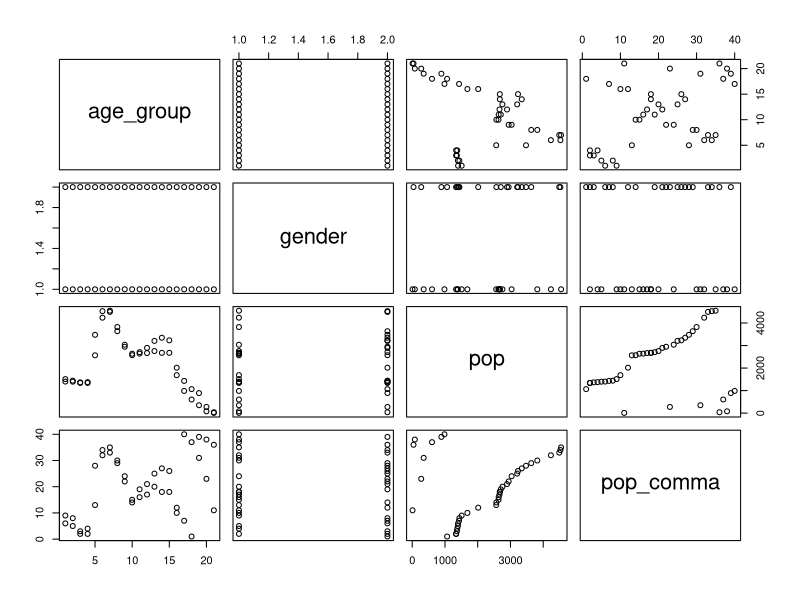
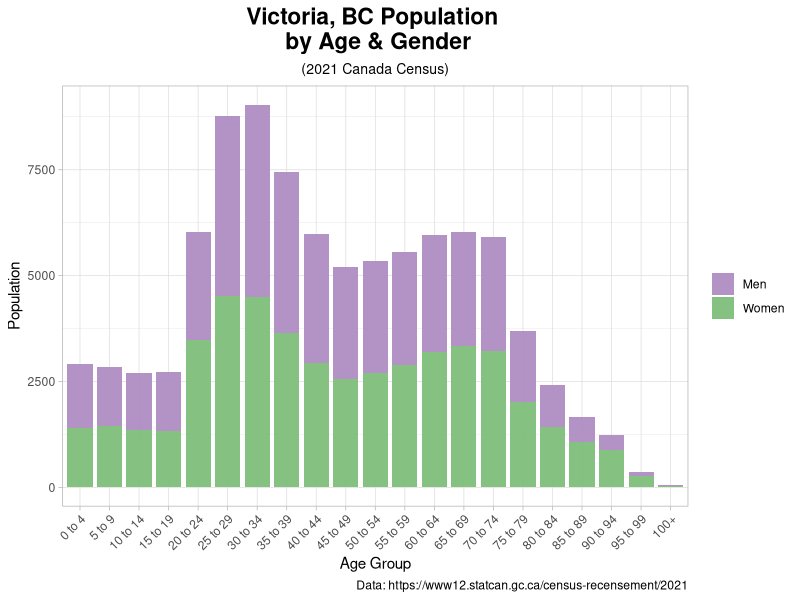
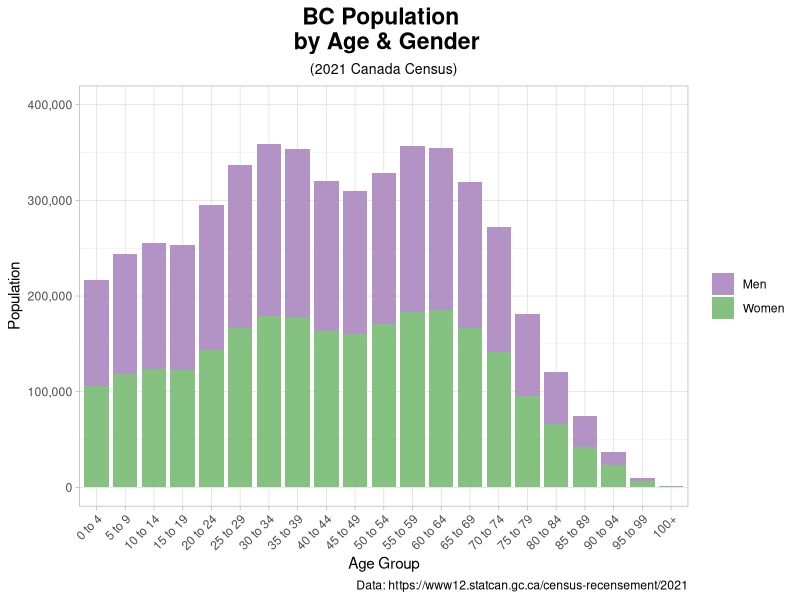
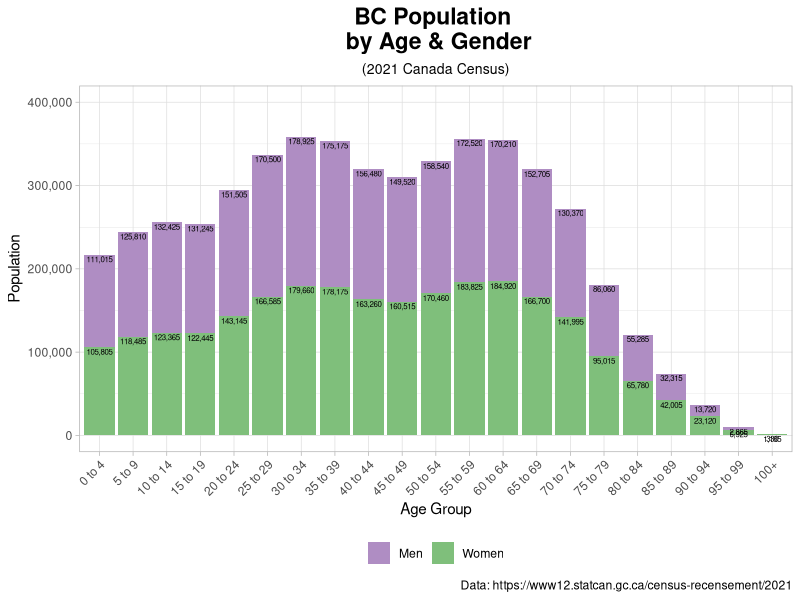
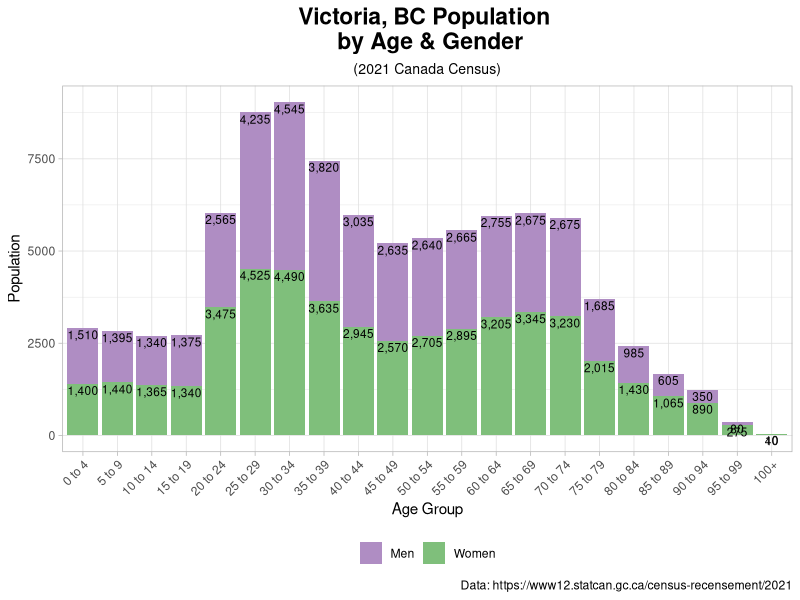
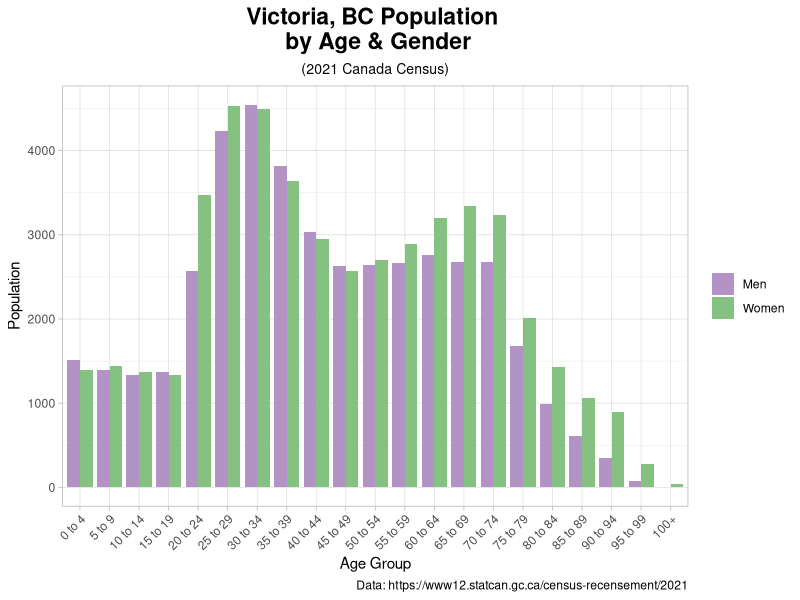
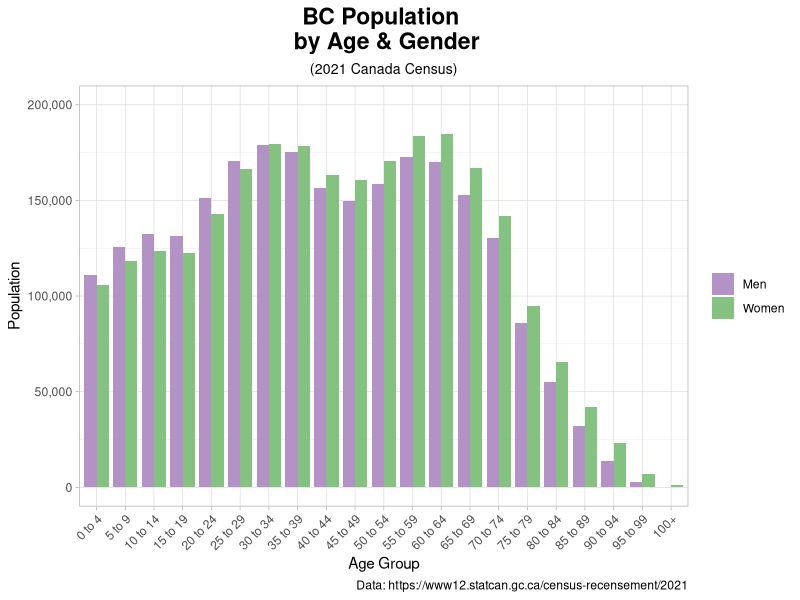
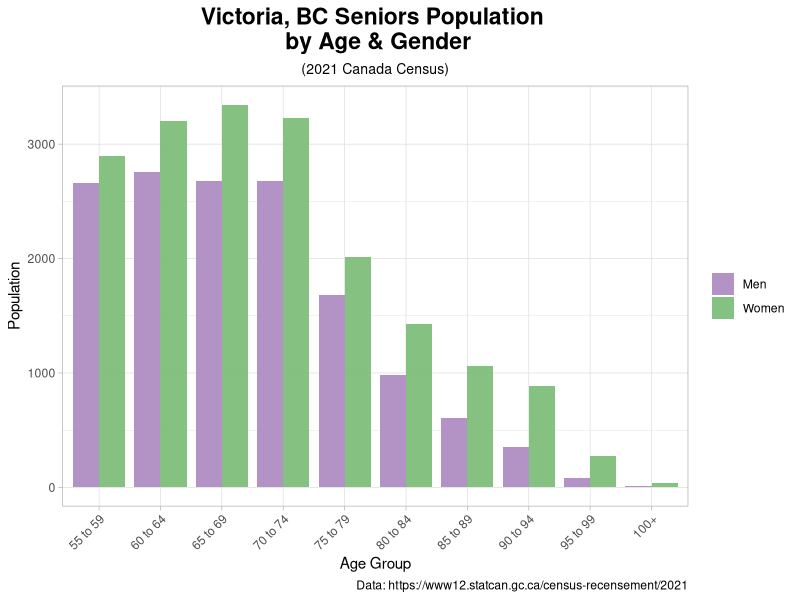

The R script that drew these images, in order:
## ---- chunk 1
knitr::opts_chunk$set(echo = TRUE)
## ---- chunk 2
# install.packages("")
library(tidyverse)
library(patchwork) # for muoltiple plots
## ---- chunk 3
Victoria_pop_age_gender_2021 <- read.csv("Pop-Age-Gender-Victoria-2021-Census-2021A00055917034_5.csv", 
                                         skip = 2, header = T)
BC_pop_2021 <- read.csv("BC-Pop-2021A000259_6.csv", 
                                         skip = 2, header = T)
Canada_senior_pop_2021 <- read.csv("Canada-Senior-pop-percentage-2021A000259_5.csv", 
                                         skip = 2, header = T)
## ---- chunk 4
Victoria_pop_age_gender_2021 <- head(Victoria_pop_age_gender_2021, -12)
BC_pop_2021 <- head(BC_pop_2021, -12)
Canada_senior_pop_2021 <- head(Canada_senior_pop_2021, -12)
## ---- chunk 5
class(Victoria_pop_age_gender_2021)
str(Victoria_pop_age_gender_2021)
colnames(Victoria_pop_age_gender_2021)
print(Victoria_pop_age_gender_2021)
glimpse(Victoria_pop_age_gender_2021)

class(BC_pop_2021)
str(BC_pop_2021)
colnames(BC_pop_2021)
print(BC_pop_2021)
glimpse(BC_pop_2021)
## ---- chunk 6
Victoria_pop_age_gender_2021[Victoria_pop_age_gender_2021 == "Women+"] <- "Women"
Victoria_pop_age_gender_2021[Victoria_pop_age_gender_2021 == "Men+"] <- "Men"

BC_pop_2021[BC_pop_2021 == "Women+"] <- "Women"
BC_pop_2021[BC_pop_2021 == "Men+"] <- "Men"
## ---- chunk 7
colnames(Victoria_pop_age_gender_2021) <- c("age_group", "gender", "pop")
colnames(BC_pop_2021) <- c("age_group", "gender", "pop")
## ---- chunk 8
Victoria_pop_age_gender_2021$age_group <- factor(Victoria_pop_age_gender_2021$age_group, 
      levels = str_sort(unique(Victoria_pop_age_gender_2021$age_group), numeric = TRUE))
str(Victoria_pop_age_gender_2021)

BC_pop_2021$age_group <- factor(BC_pop_2021$age_group, 
      levels = str_sort(unique(BC_pop_2021$age_group), numeric = TRUE))
str(BC_pop_2021)
## ---- chunk 9
Victoria_pop_age_gender_2021_seniors <- 
  Victoria_pop_age_gender_2021[Victoria_pop_age_gender_2021$age_group %in%
          c("55 to 59", "60 to 64", "65 to 69", "70 to 74", "75 to 79", 
            "80 to 84", "85 to 89", "90 to 94", "95 to 99", "100+"), ]

BC_pop_2021_seniors <- 
  BC_pop_2021[BC_pop_2021$age_group %in%
          c("55 to 59", "60 to 64", "65 to 69", "70 to 74", "75 to 79", 
            "80 to 84", "85 to 89", "90 to 94", "95 to 99", "100+"), ]
## ---- chunk 10
# this changes values of y axis,
 BC_pop_2021$pop_comma <- formatC(BC_pop_2021$pop, format = "d", big.mark = ",")
 BC_pop_2021_seniors$pop_comma <- formatC(BC_pop_2021_seniors$pop, format = "d", big.mark = ",")
 Victoria_pop_age_gender_2021$pop_comma <- formatC(Victoria_pop_age_gender_2021$pop, format = "d", big.mark = ",")
 Victoria_pop_age_gender_2021_seniors$pop_comma <- formatC(Victoria_pop_age_gender_2021_seniors$pop, format = "d", big.mark = ",")
## ---- chunk 11
Victoria_pop_age_gender_2021_wide <- Victoria_pop_age_gender_2021 %>%
  pivot_wider(names_from = gender, values_from = pop)
## ---- chunk 12
class(Victoria_pop_age_gender_2021_wide)
str(Victoria_pop_age_gender_2021_wide)
colnames(Victoria_pop_age_gender_2021_wide)
print(Victoria_pop_age_gender_2021_wide)
glimpse(Victoria_pop_age_gender_2021_wide)
## ---- chunk 13
Victoria_pop_age_gender_2021_wide$age_group <- factor(Victoria_pop_age_gender_2021_wide$age_group, 
  levels = str_sort(unique(Victoria_pop_age_gender_2021_wide$age_group), numeric = TRUE))
str(Victoria_pop_age_gender_2021_wide)
## ---- chunk 14
Victoria_pop_age_gender_2021_wide$index <- as.numeric(row.names(Victoria_pop_age_gender_2021_wide))
Victoria_pop_age_gender_2021_wide[order(Victoria_pop_age_gender_2021_wide$index), ]
## ---- chunk 15
plot(Victoria_pop_age_gender_2021)
## ---- chunk 16
# colour_palette <- c("#d8b365", "#5ab4ac") # Colour brewer color-blind safe
colour_palette <- c("#af8dc3", "#7fbf7b") # Colour brewer color-blind safe

Vic_1 <- Victoria_pop_age_gender_2021 %>%
  ggplot(aes(x = age_group, y = pop, fill = gender)) +
  geom_bar(stat = "identity", alpha = 0.95, width = 0.85)  + # width = 1 no space between bars
  theme_light() +
  theme(
    plot.title = element_text(size = rel(1.5), face = "bold", hjust = 0.5),
    plot.subtitle = element_text(size = rel(.92), hjust = 0.5),
    axis.text.x = element_text(angle = 45, hjust = 1),
    legend.title = element_blank()
    ) +
  scale_fill_manual(values = colour_palette) +
  labs(title = "Victoria, BC Population \n by Age & Gender",
       subtitle = "(2021 Canada Census)",
       x = "Age Group",
       y = "Population",
       caption = "Data: https://www12.statcan.gc.ca/census-recensement/2021")
Vic_1 
## ---- chunk 17
# colour_palette <- c("#d8b365", "#5ab4ac") # Colour brewer color-blind safe
colour_palette <- c("#af8dc3", "#7fbf7b") # Colour brewer color-blind safe

BC <- BC_pop_2021 %>%
  ggplot(aes(x = age_group, y = pop, fill = gender)) +
  geom_bar(stat = "identity", alpha = 0.95, width = 0.85)  + # width = 1 no space between bars
  theme_light() +
  theme(
    plot.title = element_text(size = rel(1.5), face = "bold", hjust = 0.5),
    plot.subtitle = element_text(size = rel(.92), hjust = 0.5),
    axis.text.x = element_text(angle = 45, hjust = 1),
    legend.title = element_blank()
    ) +
  scale_fill_manual(values = colour_palette) +
  labs(title = "BC Population \n by Age & Gender",
       subtitle = "(2021 Canada Census)",
       x = "Age Group",
       y = "Population",
       caption = "Data: https://www12.statcan.gc.ca/census-recensement/2021") + 
  scale_y_continuous(limits = c(0, 400000), labels = scales::comma) 
        # to avoid scientific notation
BC
## ---- chunk 18
# colour_palette <- c("#d8b365", "#5ab4ac") # Colour brewer color-blind safe

# get cumulative sum
BC_pop_2021 <- BC_pop_2021 %>%
  group_by(age_group) %>% 
  mutate(label_y = cumsum(pop))

colour_palette <- c("#af8dc3", "#7fbf7b") # Colour brewer color-blind safe

BC_lab <- BC_pop_2021 %>%
  ggplot(aes(x = age_group, y = pop, fill = gender)) +
  geom_col()  + 
  geom_text(aes(y = label_y, label = pop_comma), vjust = 1.25, size = 2) +
  theme_light() +
  theme(
    plot.title = element_text(size = rel(1.5), face = "bold", hjust = 0.5),
    plot.subtitle = element_text(size = rel(.92), hjust = 0.5),
    axis.text.x = element_text(angle = 45, hjust = 1),
    legend.position = "bottom",
    legend.title = element_blank()
    ) +
  scale_fill_manual(values = colour_palette) +
  labs(title = "BC Population \n by Age & Gender",
       subtitle = "(2021 Canada Census)",
       x = "Age Group",
       y = "Population",
       caption = "Data: https://www12.statcan.gc.ca/census-recensement/2021") + 
  scale_y_continuous(limits = c(0, 400000), labels = scales::comma) 
BC_lab
## ---- chunk 19
# colour_palette <- c("#d8b365", "#5ab4ac") # Colour brewer color-blind safe

# get cumulative sum
Victoria_pop_age_gender_2021 <- Victoria_pop_age_gender_2021 %>%
  group_by(age_group) %>% 
  mutate(label_y = cumsum(pop))

colour_palette <- c("#af8dc3", "#7fbf7b") # Colour brewer color-blind safe

Vic_lab <- Victoria_pop_age_gender_2021 %>%
  ggplot(aes(x = age_group, y = pop, fill = gender)) +
  geom_col()  + 
  geom_text(aes(y = label_y, label = pop_comma), vjust = 1.25, size = 3) +
  theme_light() +
  theme(
    plot.title = element_text(size = rel(1.5), face = "bold", hjust = 0.5),
    plot.subtitle = element_text(size = rel(.92), hjust = 0.5),
    axis.text.x = element_text(angle = 45, hjust = 1),
    legend.position = "bottom",
    legend.title = element_blank()
    ) +
  scale_fill_manual(values = colour_palette) +
  labs(title = "Victoria, BC Population \n by Age & Gender",
       subtitle = "(2021 Canada Census)",
       x = "Age Group",
       y = "Population",
       caption = "Data: https://www12.statcan.gc.ca/census-recensement/2021")
Vic_lab
## ---- chunk 20
# colour_palette <- c("#d8b365", "#5ab4ac") # Colour brewer color-blind safe
colour_palette <- c("#af8dc3", "#7fbf7b") # Colour brewer color-blind safe

Vic_dodge <- Victoria_pop_age_gender_2021 %>%
  ggplot(aes(x = age_group, y = pop, fill = gender)) +
  geom_bar(stat = "identity", position = position_dodge(), alpha = 0.95, width = 0.85)  + 
              # width = 1 no space between bars
  theme_light() +
  theme(
    plot.title = element_text(size = rel(1.5), face = "bold", hjust = 0.5),
    plot.subtitle = element_text(size = rel(.92), hjust = 0.5),
    axis.text.x = element_text(angle = 45, hjust = 1),
    legend.title = element_blank()
    ) +
  scale_fill_manual(values = colour_palette) +
  labs(title = "Victoria, BC Population \n by Age & Gender",
       subtitle = "(2021 Canada Census)",
       x = "Age Group",
       y = "Population",
       caption = "Data: https://www12.statcan.gc.ca/census-recensement/2021")
Vic_dodge
## ---- chunk 21
# colour_palette <- c("#d8b365", "#5ab4ac") # Colour brewer color-blind safe
colour_palette <- c("#af8dc3", "#7fbf7b") # Colour brewer color-blind safe

BC_dodge <- BC_pop_2021 %>%
  ggplot(aes(x = age_group, y = pop, fill = gender)) +
  geom_bar(stat = "identity", position = position_dodge(), alpha = 0.95, width = 0.85)  + 
              # width = 1 no space between bars
  theme_light() +
  theme(
    plot.title = element_text(size = rel(1.5), face = "bold", hjust = 0.5),
    plot.subtitle = element_text(size = rel(.92), hjust = 0.5),
    axis.text.x = element_text(angle = 45, hjust = 1),
    legend.title = element_blank()
    ) +
  scale_fill_manual(values = colour_palette) +
  labs(title = "BC Population \n by Age & Gender",
       subtitle = "(2021 Canada Census)",
       x = "Age Group",
       y = "Population",
       caption = "Data: https://www12.statcan.gc.ca/census-recensement/2021") + 
  scale_y_continuous(limits = c(0, 200000), labels = scales::comma) 
BC_dodge
## ---- chunk 22
# colour_palette <- c("#d8b365", "#5ab4ac") # Colour brewer color-blind safe
colour_palette <- c("#af8dc3", "#7fbf7b") # Colour brewer color-blind safe

Vic_seniors <- Victoria_pop_age_gender_2021_seniors %>%
  ggplot(aes(x = age_group, y = pop, fill = gender)) +
  geom_bar(stat = "identity", position = position_dodge(), alpha = 0.95, width = 0.85)  + 
                      # wideth = 1 no space between bars
  theme_light() +
  theme(
    plot.title = element_text(size = rel(1.5), face = "bold", hjust = 0.5),
    plot.subtitle = element_text(size = rel(.92), hjust = 0.5),
    axis.text.x = element_text(angle = 45, hjust = 1),
    legend.title = element_blank()
    ) +
  scale_fill_manual(values = colour_palette) +
  labs(title = "Victoria, BC Seniors Population \n by Age & Gender",
       subtitle = "(2021 Canada Census)",
       x = "Age Group",
       y = "Population",
       caption = "Data: https://www12.statcan.gc.ca/census-recensement/2021")
Vic_seniors
## ---- chunk 23
# colour_palette <- c("#d8b365", "#5ab4ac") # Colour brewer color-blind safe
colour_palette <- c("#af8dc3", "#7fbf7b") # Colour brewer color-blind safe

BC_seniors <- BC_pop_2021_seniors %>%
  ggplot(aes(x = age_group, y = pop, fill = gender)) +
  geom_bar(stat = "identity", position = position_dodge(), alpha = 0.95, width = 0.85)  + 
                      # wideth = 1 no space between bars
  theme_light() +
  theme(
    plot.title = element_text(size = rel(1.5), face = "bold", hjust = 0.5),
    plot.subtitle = element_text(size = rel(.92), hjust = 0.5),
    axis.text.x = element_text(angle = 45, hjust = 1),
    legend.title = element_blank()
    ) +
  scale_fill_manual(values = colour_palette) +
  labs(title = "BC Seniors Population \n by Age & Gender",
       subtitle = "(2021 Canada Census)",
       x = "Age Group",
       y = "Population",
       caption = "Data: https://www12.statcan.gc.ca/census-recensement/2021")
BC_seniors
## ---- chunk 24
# colour_palette <- c("#d8b365", "#5ab4ac") # Colour brewer color-blind safe
colour_palette <- c("#af8dc3", "#7fbf7b") # Colour brewer color-blind safe

Vic_seniors_lab <- Victoria_pop_age_gender_2021_seniors %>%
  ggplot(aes(x = age_group, y = pop, fill = gender)) +
  geom_bar(stat = "identity", position = "dodge", alpha = 0.95, width = 0.85)  + 
                        # wideth = 1 no space between bars
  geom_text(aes(label = pop_comma), size = 3, position = position_dodge(width = 0.9), vjust = -0.25) + 
                                    # vjust negative shows above bar
  theme_light() +
  theme(
    plot.title = element_text(size = rel(1.5), face = "bold", hjust = 0.5),
    plot.subtitle = element_text(size = rel(.92), hjust = 0.5),
    axis.text.x = element_text(angle = 45, hjust = 1),
    legend.title = element_blank()
    ) +
  scale_fill_manual(values = colour_palette) +
  labs(title = "Victoria, BC Seniors Population \n by Age & Gender",
       subtitle = "(2021 Canada Census)",
       x = "Age Group",
       y = "Population",
       caption = "Data: https://www12.statcan.gc.ca/census-recensement/2021")
Vic_seniors_lab
## ---- chunk 25
# colour_palette <- c("#d8b365", "#5ab4ac") # Colour brewer color-blind safe
colour_palette <- c("#af8dc3", "#7fbf7b") # Colour brewer color-blind safe

Vic_seniors_lab_leg_bot <-  ggplot(Victoria_pop_age_gender_2021_seniors,
                                   aes(x = age_group, y = pop, fill = gender)) +
  geom_bar(stat = "identity", position = "dodge", alpha = 0.95, width = 0.85)  + 
                            # wideth = 1 no space between bars
  geom_text(aes(label = pop_comma), size = 3, position = position_dodge(width = 0.9), vjust = -0.25) + 
                                # vjust negative shows above bar
  theme_light() +
  theme(
    plot.title = element_text(size = rel(1.5), face = "bold", hjust = 0.5),
    plot.subtitle = element_text(size = rel(.92), hjust = 0.5),
    axis.text.x = element_text(angle = 45, hjust = 1),
    legend.position = "bottom",
    legend.title = element_blank()
    ) +
  scale_fill_manual(values = colour_palette) +
  labs(title = "Victoria, BC Seniors Population \n by Age & Gender",
       subtitle = "(2021 Canada Census)",
       x = "Age Group",
       y = "Population",
       caption = "Data: https://www12.statcan.gc.ca/census-recensement/2021")
Vic_seniors_lab_leg_bot
## ---- chunk 26
Vic_women <- Victoria_pop_age_gender_2021_wide %>%
  ggplot(aes(x = age_group, y = Women)) +
  geom_bar(stat = "identity", position = position_dodge(), 
           alpha = 0.75, width = 0.75, fill = "#d8b365")  + # wideth = 1 no space between bars
  theme_light() +
  theme(
    plot.title = element_text(size = rel(1.5), face = "bold", hjust = 0.5),
    plot.subtitle = element_text(size = rel(.92), hjust = 0.5),
    axis.text.x = element_text(angle = 45, hjust = 1)
    ) +
  labs(title = "Victoria, BC Women Population by Age",
       subtitle = "(2021 Canada Census)",
       x = "Age Group",
       y = "Population",
       caption = "Data: https://www12.statcan.gc.ca/census-recensement/2021")
Vic_women
## ---- chunk 27
Vic_men <- Victoria_pop_age_gender_2021_wide %>%
  ggplot(aes(x = age_group, y = Men)) +
  geom_bar(stat = "identity", position = position_dodge(), 
           alpha = 0.75, width = 0.75, fill = "#d8b365")  + # wideth = 1 no space between bars
  theme_light() +
  theme(
    plot.title = element_text(size = rel(1.5), face = "bold", hjust = 0.5),
    plot.subtitle = element_text(size = rel(.92), hjust = 0.5),
    axis.text.x = element_text(angle = 45, hjust = 1),
    ) +
  labs(title = "Victoria, BC Men's Population by Age",
       subtitle = "(2021 Canada Census)",
       x = "Age Group",
       y = "Population",
       caption = "Data: https://www12.statcan.gc.ca/census-recensement/2021")
Vic_men
## ---- chunk 28
BC + BC_dodge
BC_lab
Vic_lab + Vic_1
Vic_dodge + BC_dodge
Vic_men + Vic_women
BC_seniors + Vic_seniors
Vic_seniors + Vic_seniors_lab
Vic_seniors_lab + Vic_seniors_lab_leg_bot
Vic_seniors_lab /  Vic_seniors_lab_leg_bot
## ---- chunk 29
census_age_gender_ggplot <- function(data, colpat1, colpat2, title, subtitle, caption, labelsize, filename, aspect_ratio = 2.5){

  # clean data
  data[data == "Women+"] <- "Women"
  data[data == "Men+"] <- "Men"
  colnames(data) <- c("age_group", "gender", "pop")

  # sort age values
  data$age_group <- factor(data$age_group, levels = str_sort(unique(data$age_group), numeric = TRUE))

  # Colour brewer color-blind safe
   colour_palette <- c(colpat1, colpat2)

   # ggplot
   ggplot(data, aes(x = age_group, y = pop, fill = gender)) +
    geom_bar(stat = "identity", position = "dodge", alpha = 0.95, width = 0.85)  +
    # wideth = 1 no space between bars
    geom_text(aes(label = pop), size = labelsize, position = position_dodge(width = 0.9), vjust = 0.35, hjust = 1.05, angle = 90) +
    # vjust negative shows above bar
    theme_light() +
    theme(
      plot.title = element_text(size = rel(1.5), face = "bold", hjust = 0.5),
      plot.subtitle = element_text(size = rel(.92), hjust = 0.5),
      axis.text.x = element_text(angle = 45, hjust = 1),
      legend.position = "bottom",
      legend.title = element_blank()
    ) +
    scale_fill_manual(values = colour_palette) +
    labs(title = title,
         subtitle = subtitle,
         x = "Age Group",
         y = "Population",
         caption = caption)

   aspect_ratio <- aspect_ratio
   ggsave(filename, height = 10 , width = 4 * aspect_ratio)
}
## ---- chunk 30
p1 <- census_age_gender_ggplot(data = Victoria_pop_age_gender_2021_seniors,
        colpat1 = "#af8dc3", colpat2 = "#7fbf7b",
        title = "Victoria Seniors Population \n by Age & Gender",
        subtitle = "(2021 Canada Census)",
        caption = "Data: https://www12.statcan.gc.ca/census-recensement/2021",
        labelsize = 3,
        filename = "Victoria_pop_age_gender_2021_seniors.jpg"
)
p1

# this changes values of y axis,
# BC_pop_2021$pop <- formatC(BC_pop_2021$pop, format = "d", big.mark = ",")

p2 <- census_age_gender_ggplot(data = BC_pop_2021,
         colpat1 = "#af8dc3", colpat2 = "#7fbf7b",
         title = "BC Population \n by Age & Gender",
         subtitle = "(2021 Canada Census)",
         caption = "Data: https://www12.statcan.gc.ca/census-recensement/2021",
         labelsize = 3,
         filename = "BC_pop_2021.jpg"
)
p2

p3 <- census_age_gender_ggplot(data = BC_pop_2021_seniors,
                               colpat1 = "#af8dc3", colpat2 = "#7fbf7b",
                               title = "BC Seniors Population \n by Age & Gender",
                               subtitle = "(2021 Canada Census)",
                               caption = "Data: https://www12.statcan.gc.ca/census-recensement/2021",
                               labelsize = 3,
                               filename = "BC_pop_2021_seniors.jpg"
)
p3
## ---- chunk 31
# to document specific packages used to run script
sessionInfo()
